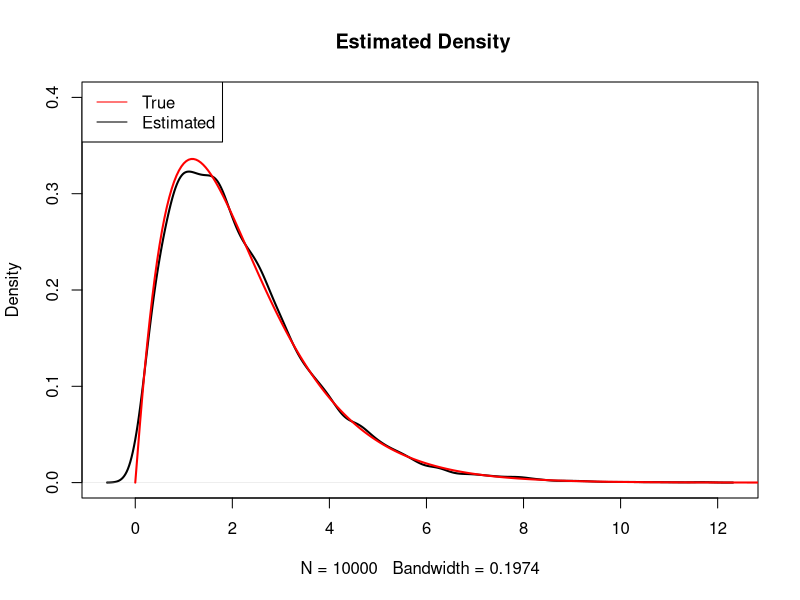
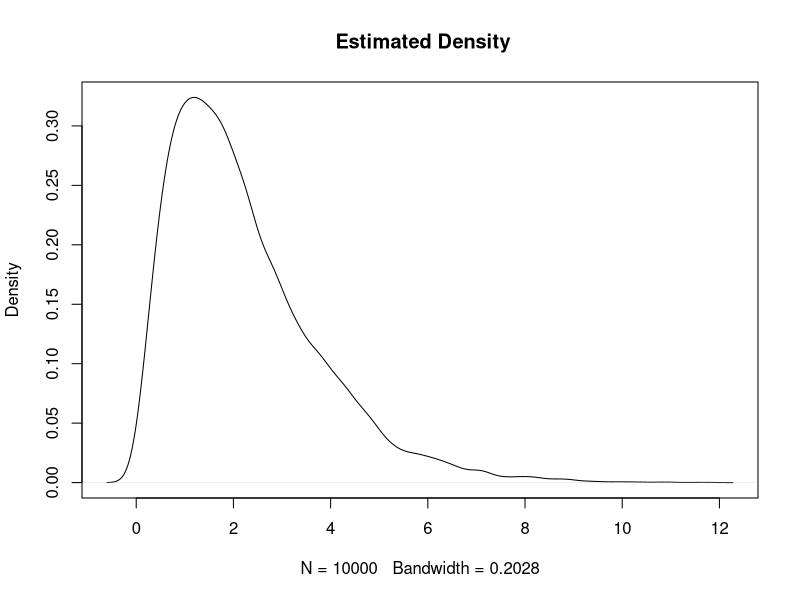
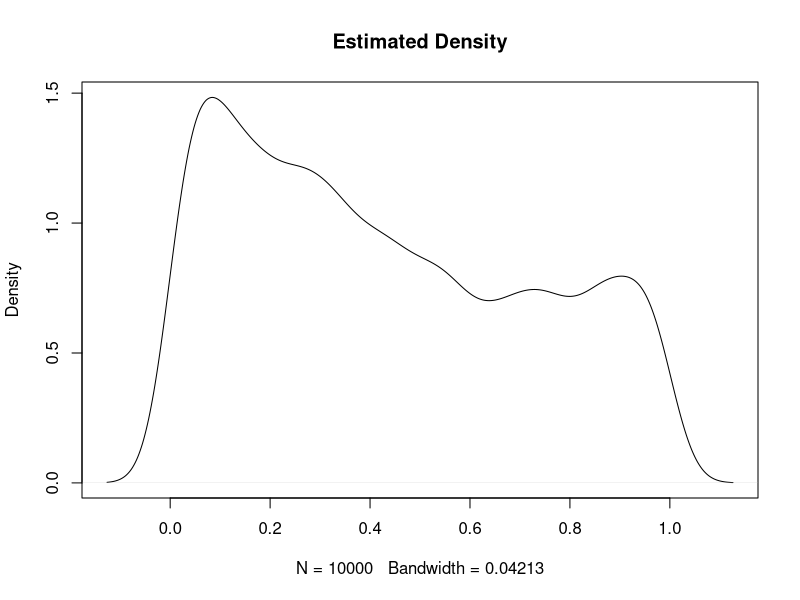
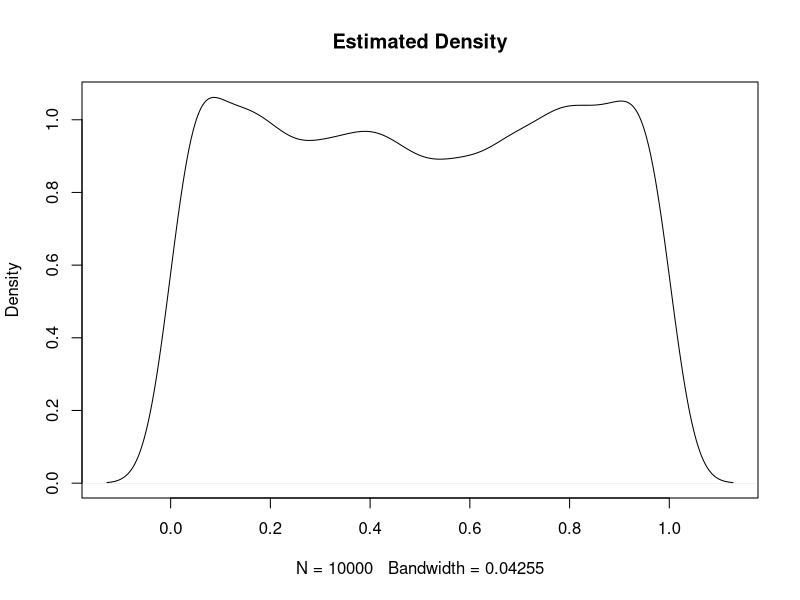

Write R code to recreate these figures, in order.
## ---- chunk 1
theta <- 2
w <- 2*gamma(theta) / (2*gamma(theta) + gamma(theta + 0.5))
U <- runif(10000,min = 0,max = 1)
sample <- rep(0,10000)
for(i in 1:10000){
  if(U[i] < w){
    sample[i] <- rgamma(1,theta,1)
  }
  else{
    sample[i] <- rgamma(1,theta + 0.5,1)
  }
}
plot(density(sample), main = " Estimated Density",ylim = c(0,.4),lwd = 2)
x <- seq(0,20,0.05)
lines(x,w*dgamma(x,theta, 1) + (1-w) * dgamma(x,theta + 0.5, 1),col = "red",lwd = 2)
legend("topleft", c("True","Estimated"), col = c("red","black"),cex = 1,lwd = 1)
## ---- chunk 2
theta <- 2
w <- 2*gamma(theta) / (2*gamma(theta) + gamma(theta + 0.5))
C <- 1 / (2 * gamma(theta) + gamma(theta + 0.5))
alpha <- sqrt(2) /(2*C)
sample <- rep(0,10000)
for (i in 1:10000) {
  U1 <- runif(1,0,1)
  if(U1 < w){
    X <- rgamma(1,theta,1)
  }
  else{
    X <- rgamma(1,theta + 0.5,1)
  }
  U2 <- runif(1,0,1)
  g <- C * (2 * X ^ (theta - 1) + X ^ (theta - 0.5)) * exp(-1 * X)
  q <- sqrt(4 + X) * X^(theta - 1) * exp(-1 * X)
  r <- q/(alpha*g)
  if(U2<=r){
    sample[i] <- X
    i <- i+1
  }
}
plot(density(sample), main = " Estimated Density")

## ---- chunk 3
rng_f <- function(theta,beta){
  U <- runif(10000,0,1)
  w <- beta(theta,1)/(beta(theta,1) + 2*beta(1,beta))
  sample <- rep(0,10000)
  for (i in 1:10000) {
    if(U[i]<w){sample[i] <- rbeta(1,theta,1)}
    else{sample[i] <- rbeta(1,1,beta)}
  }
  return(sample)
}
s_f <- rng_f(2,3) #We assume theta=2, beta=3
plot(density(s_f),main = "Estimated Density")
## ---- chunk 4
samplef <- rep(0,10000)
theta <- 2
beta <- 3
alpha_1 <- beta(theta,1)
alpha_2 <- 2*beta(1,beta)
w <- alpha_1 / (alpha_1 + alpha_2)
i <- 1
while(i <= 10000){
  U <- runif(1)
  if(U < w){
    X <- rbeta(1,theta,1)
    U1 <- runif(1)
    q <- X^(theta-1) / (1 + X^2)
    g <- X^(theta-1) / beta(theta,1)
    r <- q / (alpha_1 * g)
  }
  else{
    X <- rbeta(1,1,beta)
    U2 <- runif(1)
    q <- sqrt(2 + X^2)*(1 - X)^(beta - 1)
    g <- (1 - X)^(beta - 1) / beta(1, beta)
    r <- q / (alpha_2 * g)
  }
  if ( U > r ) { next }
  samplef[i] <- X
  i <- i+1 
}
plot(density(samplef), main = "Estimated Density")
